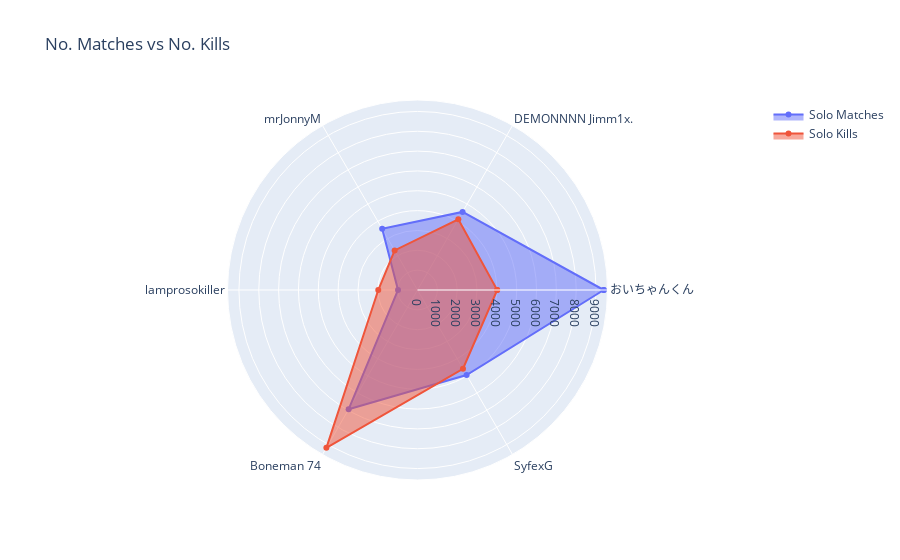

Write notebook code for a chart like this one.
### Code cell
r = list(top5_similar_users["Solo matches"])
r.append(r[0])

r2 = list(top5_similar_users["Solo kills"])
r2.append(r2[0])

fig = go.Figure()

fig.add_trace(go.Scatterpolar(
  r=r2,
  theta=thetha,
  fill='toself',
  name="Solo Matches"
))

fig.add_trace(go.Scatterpolar(
  r=r,
  theta=thetha,
  fill='toself',
  name="Solo Kills"
))

fig.update_layout(
  polar=dict(
    radialaxis=dict(
      visible=True
    ),
  ),
  showlegend=True, title="No. Matches vs No. Kills"
)

fig.show()

### Figure 1 — Plotly figure (JSON) as saved in the notebook; plotly's stock layout.template omitted (floating-point values rounded to 4 significant figures)
{"data": [{"fill": "toself", "name": "Solo Matches", "r": [9387, 4544, 3561, 982, 6942, 4950, 9387], "theta": ["おいちゃんくん", "DEMONNNN Jimm1x.", "mrJonnyM", "lamprosokiller", "Boneman 74", "SyfexG", "おいちゃんくん"], "type": "scatterpolar"}, {"fill": "toself", "name": "Solo Kills", "r": [4016, 4116, 2306, 1977, 9185, 4584, 4016], "theta": ["おいちゃんくん", "DEMONNNN Jimm1x.", "mrJonnyM", "lamprosokiller", "Boneman 74", "SyfexG", "おいちゃんくん"], "type": "scatterpolar"}], "layout": {"polar": {"radialaxis": {"visible": true}}, "showlegend": true, "title": {"text": "No. Matches vs No. Kills"}}}
